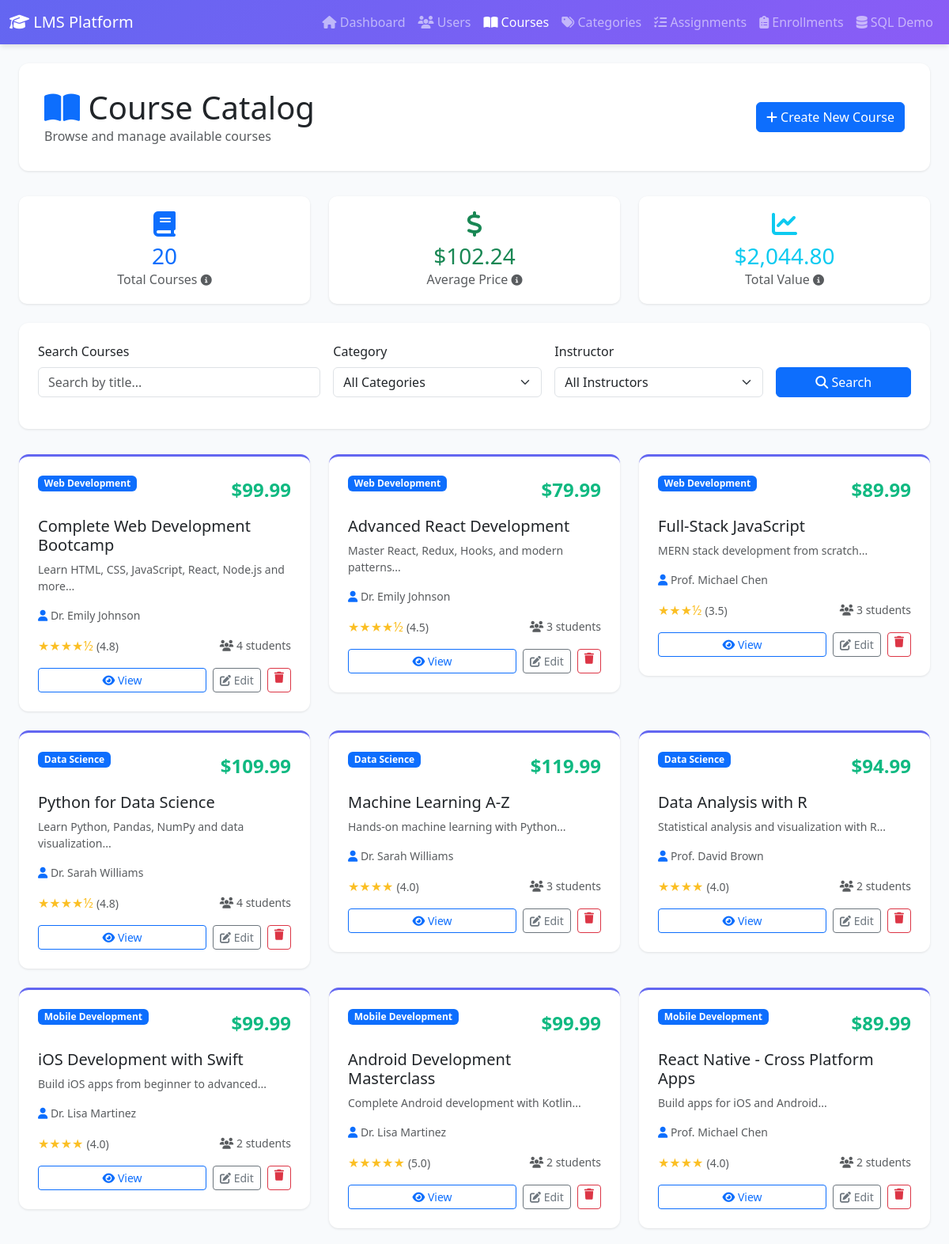
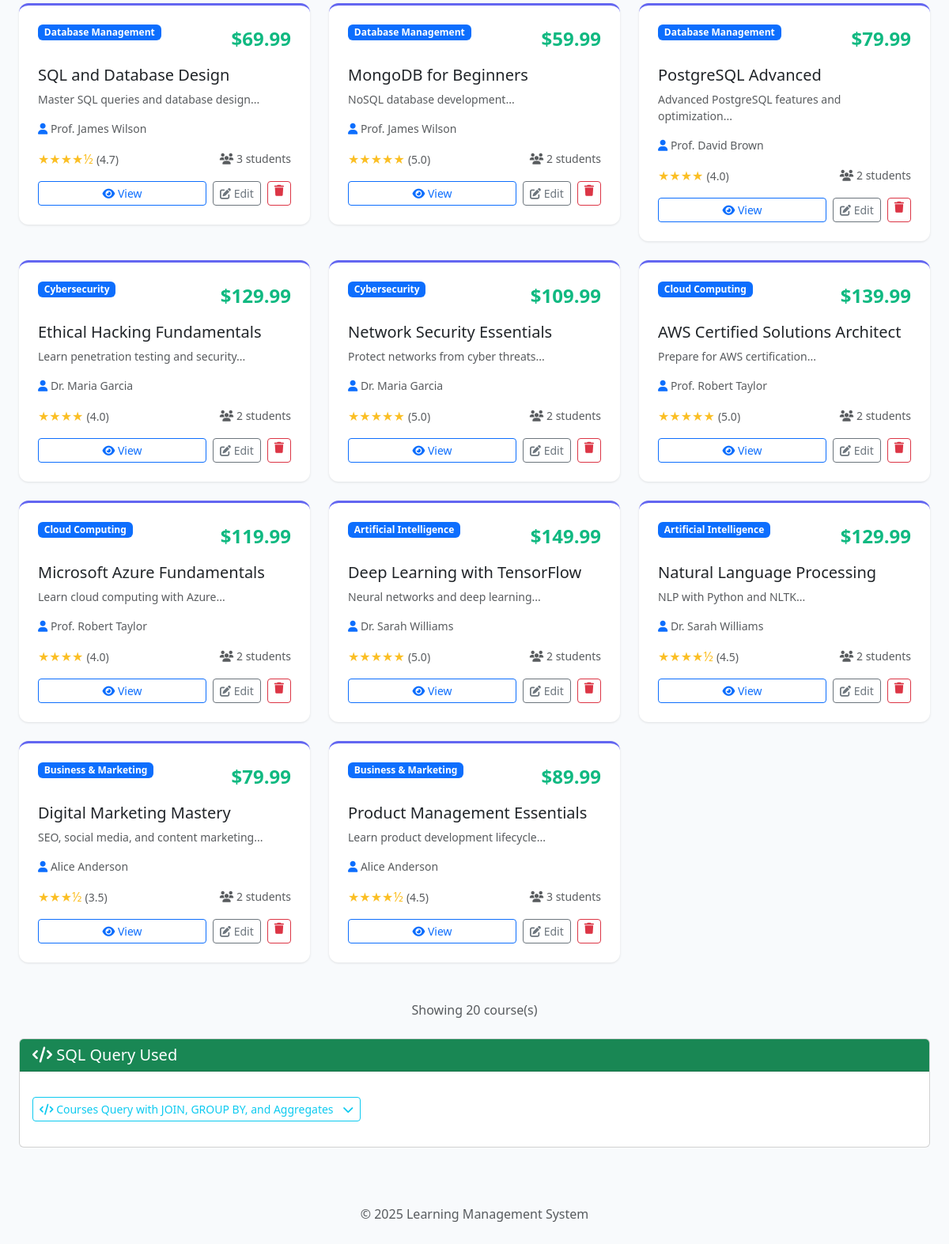
/courses.php, run on the app's committed database (2 pictures, top to bottom).
### tables this page shows
CREATE TABLE courses (
    course_id INT PRIMARY KEY AUTO_INCREMENT,
    title VARCHAR(200) NOT NULL,
    description TEXT,
    price DECIMAL(10, 2) DEFAULT 0.00,
    category_id INT NOT NULL,
    instructor_id INT NOT NULL,
    created_at TIMESTAMP DEFAULT CURRENT_TIMESTAMP,
    FOREIGN KEY (category_id) REFERENCES course_categories(category_id) ON DELETE RESTRICT ON UPDATE CASCADE,
    FOREIGN KEY (instructor_id) REFERENCES users(user_id) ON DELETE RESTRICT ON UPDATE CASCADE,
    INDEX idx_category (category_id),
    INDEX idx_instructor (instructor_id),
    INDEX idx_title (title)
);

CREATE TABLE course_categories (
    category_id INT PRIMARY KEY AUTO_INCREMENT,
    name VARCHAR(100) UNIQUE NOT NULL,
    INDEX idx_name (name)
);

CREATE TABLE users (
    user_id INT PRIMARY KEY AUTO_INCREMENT,
    name VARCHAR(100) NOT NULL,
    email VARCHAR(100) UNIQUE NOT NULL,
    password VARCHAR(255) NOT NULL,
    role ENUM('student', 'instructor', 'admin') DEFAULT 'student',
    created_at TIMESTAMP DEFAULT CURRENT_TIMESTAMP,
    INDEX idx_email (email),
    INDEX idx_role (role)
);

### courses.php (the view, shortened to what this page needs)
<?php
require_once 'includes/sql_display.php';
$database = new Database();
$conn = $database->getConnection();
$search = isset($_GET['search']) ? $_GET['search'] : '';
$query = "SELECT
            c.course_id,
            c.title,
            c.description,
            c.price,
            c.created_at,
            cc.name as category_name,
            cc.category_id,
            u.name as instructor_name,
            u.user_id as instructor_id,
            COUNT(DISTINCT e.enrollment_id) as enrolled_count,
            AVG(r.rating) as avg_rating,
            COUNT(DISTINCT r.review_id) as review_count
          FROM courses c
          INNER JOIN course_categories cc ON c.category_id = cc.category_id
          INNER JOIN users u ON c.instructor_id = u.user_id
          LEFT JOIN enrollments e ON c.course_id = e.course_id
          LEFT JOIN reviews r ON c.course_id = r.course_id
          WHERE 1=1";
$params = [];
$query .= " GROUP BY c.course_id ORDER BY c.created_at DESC";
$stmt = $conn->prepare($query);
$stmt->execute($params);
$courses = $stmt->fetchAll();
$stats_stmt = $conn->query("
    SELECT
        COUNT(*) as total_courses,
        SUM(price) as total_value,
        AVG(price) as avg_price
    FROM courses
");
$stats = $stats_stmt->fetch();
?>
<!DOCTYPE html>
<html lang="en">
<head>
    <link href="https://cdn.jsdelivr.net/npm/bootstrap@5.3.0/dist/css/bootstrap.min.css" rel="stylesheet">
    <link href="https://cdnjs.cloudflare.com/ajax/libs/font-awesome/6.4.0/css/all.min.css" rel="stylesheet">
</head>
<body>
    <nav class="navbar navbar-expand-lg navbar-dark">
        <div class="container-fluid">
            <a class="navbar-brand" href="index.php">
                <i class="fas fa-graduation-cap"></i> LMS Platform
            </a>
            <div class="collapse navbar-collapse" id="navbarNav">
                <ul class="navbar-nav ms-auto">
                    <li class="nav-item">
                        <a class="nav-link" href="index.php"><i class="fas fa-home"></i> Dashboard</a>
                    </li>
                    <li class="nav-item">
                        <a class="nav-link" href="users.php"><i class="fas fa-users"></i> Users</a>
                    </li>
                    <li class="nav-item">
                        <a class="nav-link active" href="courses.php"><i class="fas fa-book-open"></i> Courses</a>
                    </li>
                    <li class="nav-item">
                        <a class="nav-link" href="categories.php"><i class="fas fa-tags"></i> Categories</a>
                    </li>
                    <li class="nav-item">
                        <a class="nav-link" href="assignments.php"><i class="fas fa-tasks"></i> Assignments</a>
                    </li>
                    <li class="nav-item">
                        <a class="nav-link" href="enrollments.php"><i class="fas fa-clipboard-list"></i> Enrollments</a>
                    </li>
                    <li class="nav-item">
                        <a class="nav-link" href="sql_operations.php"><i class="fas fa-database"></i> SQL Demo</a>
                    </li>
                </ul>
            </div>
        </div>
    </nav>
    <div class="container-fluid mt-4 px-4">
        <div class="page-header">
            <div class="row align-items-center">
                <div class="col-md-6">
                    <h1 class="mb-0"><i class="fas fa-book-open text-primary"></i> Course Catalog</h1>
                    <p class="text-muted mb-0">Browse and manage available courses</p>
                </div>
                <div class="col-md-6 text-end">
                    <a href="add_course.php" class="btn btn-primary">
                        <i class="fas fa-plus"></i> Create New Course
                    </a>
                </div>
            </div>
        </div>
        <div class="row mb-4">
            <div class="col-md-4">
                <div class="stat-box sql-tooltip">
                    <i class="fas fa-book fa-2x text-primary mb-2"></i>
                    <h3 class="text-primary mb-0"><?php echo $stats['total_courses']; ?></h3>
                    <p class="text-muted mb-0">Total Courses <i class="fas fa-info-circle small"></i></p>
                </div>
            </div>
            <div class="col-md-4">
                <div class="stat-box sql-tooltip">
                    <i class="fas fa-dollar-sign fa-2x text-success mb-2"></i>
                    <h3 class="text-success mb-0">$<?php echo number_format($stats['avg_price'], 2); ?></h3>
                    <p class="text-muted mb-0">Average Price <i class="fas fa-info-circle small"></i></p>
                </div>
            </div>
            <div class="col-md-4">
                <div class="stat-box sql-tooltip">
                    <i class="fas fa-chart-line fa-2x text-info mb-2"></i>
                    <h3 class="text-info mb-0">$<?php echo number_format($stats['total_value'], 2); ?></h3>
                    <p class="text-muted mb-0">Total Value <i class="fas fa-info-circle small"></i></p>
                </div>
            </div>
        </div>
        <div class="filter-card">
            <form method="GET" action="courses.php" class="row g-3">
                <div class="col-md-4">
                    <label class="form-label">Search Courses</label>
                    <input type="text" name="search" class="form-control" placeholder="Search by title..."
                        value="<?php echo htmlspecialchars($search); ?>">
                </div>
                <div class="col-md-3">
                    <label class="form-label">Category</label>
                    <select name="category" class="form-select">
                        <option value="">All Categories</option>
                    </select>
                </div>
                <div class="col-md-3">
                    <label class="form-label">Instructor</label>
                    <select name="instructor" class="form-select">
                        <option value="">All Instructors</option>
                    </select>
                </div>
                <div class="col-md-2">
                    <label class="form-label">&nbsp;</label>
                    <button type="submit" class="btn btn-primary w-100">
                        <i class="fas fa-search"></i> Search
                    </button>
                </div>
            </form>
        </div>
        <div class="row">
            <?php if (count($courses) > 0): ?>
                <?php foreach ($courses as $course): ?>
                    <div class="col-md-6 col-lg-4">
                        <div class="course-card">
                            <div class="d-flex justify-content-between align-items-start mb-3">
                                <span class="badge bg-primary"><?php echo htmlspecialchars($course['category_name']); ?></span>
                                <span class="price-tag">$<?php echo number_format($course['price'], 2); ?></span>
                            </div>
                            <h5 class="mb-2"><?php echo htmlspecialchars($course['title']); ?></h5>
                            <p class="text-muted small mb-3">
                                <?php echo htmlspecialchars(substr($course['description'], 0, 100)) . '...'; ?>
                            </p>
                            <div class="mb-3">
                                <small class="text-muted">
                                    <i class="fas fa-user text-primary"></i>
                                    <?php echo htmlspecialchars($course['instructor_name']); ?>
                                </small>
                            </div>
                            <div class="d-flex justify-content-between align-items-center mb-3">
                                <div>
                                    <?php if ($course['avg_rating']): ?>
                                        <span class="rating-stars">
                                            <?php
                                            $rating = round($course['avg_rating'], 1);
                                            echo str_repeat('★', floor($rating));
                                            if ($rating - floor($rating) >= 0.5)
                                                echo '½';
                                            ?>
                                        </span>
                                        <small class="text-muted">(<?php echo number_format($rating, 1); ?>)</small>
                                    <?php else: ?>
                                        <small class="text-muted">No ratings yet</small>
                                    <?php endif; ?>
                                </div>
                                <small class="text-muted">
                                    <i class="fas fa-users"></i> <?php echo $course['enrolled_count']; ?> students
                                </small>
                            </div>
                            <div class="d-flex gap-2">
                                <a href="view_course.php?id=<?php echo $course['course_id']; ?>"
                                    class="btn btn-sm btn-outline-primary flex-fill">
                                    <i class="fas fa-eye"></i> View
                                </a>
                                <a href="edit_course.php?id=<?php echo $course['course_id']; ?>"
                                    class="btn btn-sm btn-outline-secondary">
                                    <i class="fas fa-edit"></i> Edit
                                </a>
                                <a href="delete_course.php?id=<?php echo $course['course_id']; ?>"
                                    class="btn btn-sm btn-outline-danger" onclick="return confirm('Are you sure?')">
                                    <i class="fas fa-trash"></i>
                                </a>
                            </div>
                        </div>
                    </div>
                <?php endforeach; ?>
            <?php endif; ?>
        </div>
        <div class="text-center mt-4 mb-4">
            <p class="text-muted">Showing <?php echo count($courses); ?> course(s)</p>
        </div>
        <div class="card mb-4">
            <div class="card-header bg-success text-white">
                <h5 class="mb-0"><i class="fas fa-code"></i> SQL Query Used</h5>
            </div>
            <div class="card-body">
            </div>
        </div>
    </div>
    <footer class="text-center text-muted py-4 mt-5">
        <p>&copy; 2025 Learning Management System</p>
    </footer>
</body>
</html>

### courses.php (style rules this page uses)
:root { --primary-color: #6366f1; --secondary-color: #8b5cf6; }
body { background-color: #f8fafc; font-family: 'Segoe UI', Tahoma, Geneva, Verdana, sans-serif; }
.navbar { background: linear-gradient(135deg, var(--primary-color) 0%, var(--secondary-color) 100%); box-shadow: 0 4px 6px -1px rgba(0, 0, 0, 0.1); }
.page-header { background: white; padding: 2rem; border-radius: 12px; box-shadow: 0 1px 3px rgba(0, 0, 0, 0.1); margin-bottom: 2rem; }
.course-card { background: white; border-radius: 12px; box-shadow: 0 1px 3px rgba(0, 0, 0, 0.1); padding: 1.5rem; margin-bottom: 1.5rem; transition: all 0.3s ease; border-top: 3px solid var(--primary-color); }
.filter-card { background: white; padding: 1.5rem; border-radius: 12px; box-shadow: 0 1px 3px rgba(0, 0, 0, 0.1); margin-bottom: 2rem; }
.price-tag { font-size: 1.5rem; font-weight: bold; color: #10b981; }
.rating-stars { color: #fbbf24; }
.stat-box { background: white; padding: 1.2rem; border-radius: 10px; box-shadow: 0 1px 3px rgba(0, 0, 0, 0.1); text-align: center; }
.sql-tooltip { position: relative; cursor: help; }

### data on the page
courses: category.name "Web Development", price "99.99", title "Complete Web Development Bootcamp", description "Learn HTML, CSS, JavaScript, React, Node.js and more", instructor.name "Dr. Emily Johnson", rating "★★★★", shows "½", rating "4.8", enrolled_count "4"
courses: category.name "Web Development", price "79.99", title "Advanced React Development", description "Master React, Redux, Hooks, and modern patterns", instructor.name "Dr. Emily Johnson", rating "★★★★", shows "½", rating "4.5", enrolled_count "3"
courses: category.name "Web Development", price "89.99", title "Full-Stack JavaScript", description "MERN stack development from scratch", instructor.name "Prof. Michael Chen", rating "★★★", shows "½", rating "3.5", enrolled_count "3"
courses: category.name "Data Science", price "109.99", title "Python for Data Science", description "Learn Python, Pandas, NumPy and data visualization", instructor.name "Dr. Sarah Williams", rating "★★★★", shows "½", rating "4.8", enrolled_count "4"
courses: category.name "Data Science", price "119.99", title "Machine Learning A-Z", description "Hands-on machine learning with Python", instructor.name "Dr. Sarah Williams", rating "★★★★", rating "4.0", enrolled_count "3"
courses: category.name "Data Science", price "94.99", title "Data Analysis with R", description "Statistical analysis and visualization with R", instructor.name "Prof. David Brown", rating "★★★★", rating "4.0", enrolled_count "2"
courses: category.name "Mobile Development", price "99.99", title "iOS Development with Swift", description "Build iOS apps from beginner to advanced", instructor.name "Dr. Lisa Martinez", rating "★★★★", rating "4.0", enrolled_count "2"
courses: category.name "Mobile Development", price "99.99", title "Android Development Masterclass", description "Complete Android development with Kotlin", instructor.name "Dr. Lisa Martinez", rating "★★★★★", rating "5.0", enrolled_count "2"
courses: category.name "Mobile Development", price "89.99", title "React Native - Cross Platform Apps", description "Build apps for iOS and Android", instructor.name "Prof. Michael Chen", rating "★★★★", rating "4.0", enrolled_count "2"
courses: category.name "Database Management", price "69.99", title "SQL and Database Design", description "Master SQL queries and database design", instructor.name "Prof. James Wilson", rating "★★★★", shows "½", rating "4.7", enrolled_count "3"
courses: category.name "Database Management", price "59.99", title "MongoDB for Beginners", description "NoSQL database development", instructor.name "Prof. James Wilson", rating "★★★★★", rating "5.0", enrolled_count "2"
courses: category.name "Database Management", price "79.99", title "PostgreSQL Advanced", description "Advanced PostgreSQL features and optimization", instructor.name "Prof. David Brown", rating "★★★★", rating "4.0", enrolled_count "2"
courses: category.name "Cybersecurity", price "129.99", title "Ethical Hacking Fundamentals", description "Learn penetration testing and security", instructor.name "Dr. Maria Garcia", rating "★★★★", rating "4.0", enrolled_count "2"
courses: category.name "Cybersecurity", price "109.99", title "Network Security Essentials", description "Protect networks from cyber threats", instructor.name "Dr. Maria Garcia", rating "★★★★★", rating "5.0", enrolled_count "2"
courses: category.name "Cloud Computing", price "139.99", title "AWS Certified Solutions Architect", description "Prepare for AWS certification", instructor.name "Prof. Robert Taylor", rating "★★★★★", rating "5.0", enrolled_count "2"
courses: category.name "Cloud Computing", price "119.99", title "Microsoft Azure Fundamentals", description "Learn cloud computing with Azure", instructor.name "Prof. Robert Taylor", rating "★★★★", rating "4.0", enrolled_count "2"
courses: category.name "Artificial Intelligence", price "149.99", title "Deep Learning with TensorFlow", description "Neural networks and deep learning", instructor.name "Dr. Sarah Williams", rating "★★★★★", rating "5.0", enrolled_count "2"
courses: category.name "Artificial Intelligence", price "129.99", title "Natural Language Processing", description "NLP with Python and NLTK", instructor.name "Dr. Sarah Williams", rating "★★★★", shows "½", rating "4.5", enrolled_count "2"
courses: category.name "Business & Marketing", price "79.99", title "Digital Marketing Mastery", description "SEO, social media, and content marketing", instructor.name "Alice Anderson", rating "★★★", shows "½", rating "3.5", enrolled_count "2"
courses: category.name "Business & Marketing", price "89.99", title "Product Management Essentials", description "Learn product development lifecycle", instructor.name "Alice Anderson", rating "★★★★", shows "½", rating "4.5", enrolled_count "3"

### other printed values
$stats['total_courses'] "20"
$stats['avg_price'] "102.24"
$stats['total_value'] "2,044.80"
count($courses) "20"
$title "Courses Query with JOIN, GROUP BY, and Aggregates"
